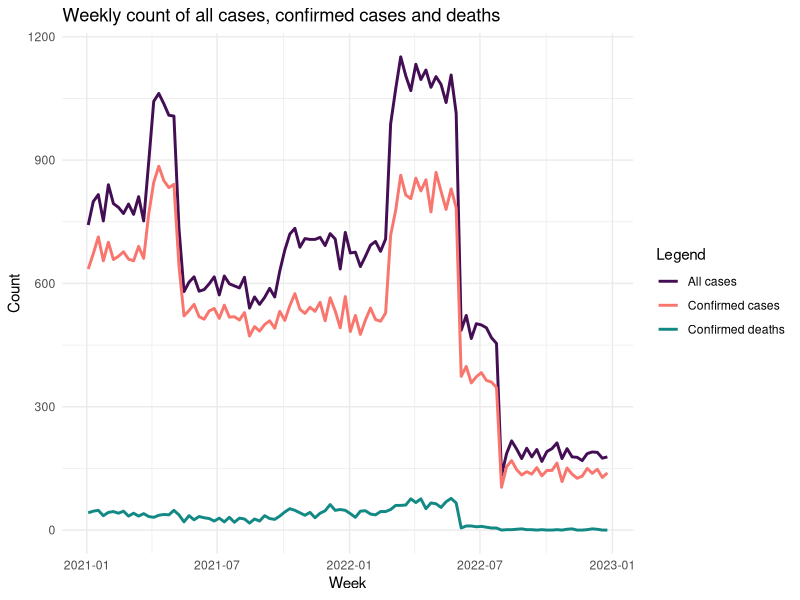
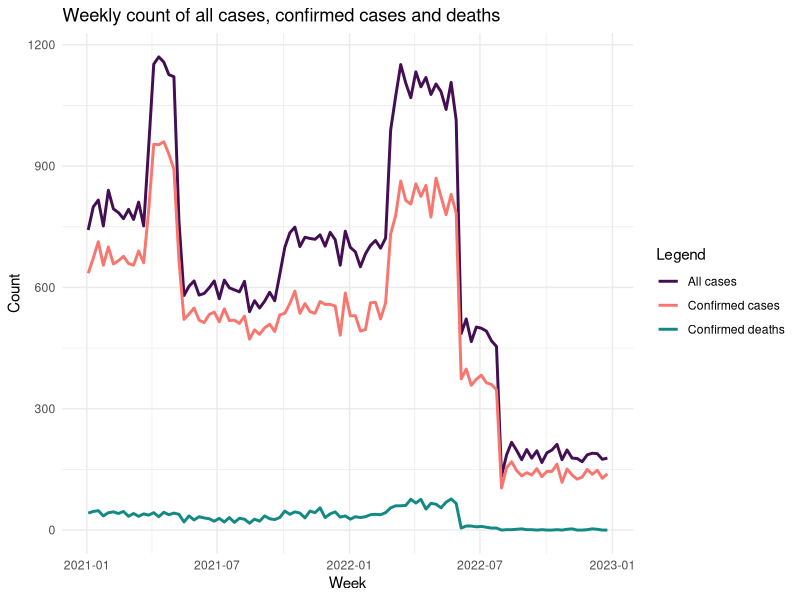

Recreate these plots in R, in order.
## ---- chunk 1
library(ggplot2)
library(dplyr)
library(lubridate)
## ---- chunk 2
generator <- function(start_date, end_date, n, percentage_confirmed, percentage_death) {
  
  # Set the seed for reproducibility
  set.seed(123)
  
  dates <- seq.Date(start_date, end_date, by = "day")
  
  # Randomly sample n dates from the range for individual cases
  sampled_dates <- sample(dates, n, replace = TRUE)
  
  # Generate ConfirmedCases column (1 = confirmed, 0 = not confirmed) based on the percentage
  confirmed <- rbinom(n, 1, percentage_confirmed)
  
  # Generate ConfirmedDeaths column (1 = death, 0 = no death) based on the percentage
  death <- rbinom(n, 1, percentage_death)
  
  # Create a data frame with the generated data (individual case reports)
  df <- data.frame(
    id        = 1:n,
    date      = sampled_dates,
    confirmed = confirmed,
    death     = death
  ) |>
    dplyr::mutate(death = ifelse(confirmed == 0, 0, death))
  
}
## ---- chunk 3
start_date_all <- as.Date("2021-01-01")
end_date <- as.Date("2021-03-31")
n <- 10132
percentage_confirmed <- 0.85
percentage_death <- 0.06
sdf1 <- generator(start_date_all, end_date, n, percentage_confirmed, percentage_death)

start_date <- as.Date("2021-04-01")
end_date <- as.Date("2021-05-10")
n <- 5873
percentage_confirmed <- 0.83
percentage_death <- 0.04
sdf2a <- generator(start_date, end_date, n, percentage_confirmed, percentage_death)

start_date <- as.Date("2021-04-01")
end_date <- as.Date("2021-05-10")
n <- 6525
percentage_confirmed <- 0.82
percentage_death <- 0.04
sdf2b <- generator(start_date, end_date, n, percentage_confirmed, percentage_death)

start_date <- as.Date("2021-05-11")
end_date <- as.Date("2021-09-30")
n <- 12000
percentage_confirmed <- 0.88
percentage_death <- 0.05
sdf3 <- generator(start_date, end_date, n, percentage_confirmed, percentage_death)

start_date <- as.Date("2021-10-01")
end_date <- as.Date("2022-02-28")
n <- 14993
percentage_confirmed <- 0.75
percentage_death <- 0.08
sdf4a <- generator(start_date, end_date, n, percentage_confirmed, percentage_death)

start_date <- as.Date("2021-10-01")
end_date <- as.Date("2022-02-28")
n <- 15308
percentage_confirmed <- 0.76
percentage_death <- 0.07
sdf4b <- generator(start_date, end_date, n, percentage_confirmed, percentage_death)

start_date <- as.Date("2022-03-01")
end_date <- as.Date("2022-06-03")
n <- 14900
percentage_confirmed <- 0.75
percentage_death <- 0.08
sdf5 <- generator(start_date, end_date, n, percentage_confirmed, percentage_death)

start_date <- as.Date("2022-06-04")
end_date <- as.Date("2022-07-31")
n <- 4000
percentage_confirmed <- 0.75
percentage_death <- 0.02
sdf6 <- generator(start_date, end_date, n, percentage_confirmed, percentage_death)

start_date <- as.Date("2022-08-04")
end_date <- as.Date("2022-12-31")
n <- 4000
percentage_confirmed <- 0.75
percentage_death <- 0.01
sdf7 <- generator(start_date, end_date, n, percentage_confirmed, percentage_death)
## ---- chunk 4
df1 <- sdf1 |>
  dplyr::bind_rows(sdf2a) |>
  dplyr::bind_rows(sdf3) |>
  dplyr::bind_rows(sdf4a) |>
  dplyr::bind_rows(sdf5) |>
  dplyr::bind_rows(sdf6) |>
  dplyr::bind_rows(sdf7) |>
  dplyr::mutate(week = lubridate::floor_date(date, unit = "week")) |>
  dplyr::filter(week >= start_date_all & week <= end_date)
## ---- chunk 5
df2 <- sdf1 |>
  dplyr::bind_rows(sdf2b) |>
  dplyr::bind_rows(sdf3) |>
  dplyr::bind_rows(sdf4b) |>
  dplyr::bind_rows(sdf5) |>
  dplyr::bind_rows(sdf6) |>
  dplyr::bind_rows(sdf7) |>
  dplyr::mutate(week = lubridate::floor_date(date, unit = "week")) |>
  dplyr::filter(week >= start_date_all & week <= end_date)
## ---- chunk 6
# Aggregate the data to get the weekly count of confirmed cases and deaths
weekly_data <- df1 |>
  group_by(week) |>
  summarise(count = n(),
            confirmed_count = sum(confirmed),
            death_count = sum(death))

# Plot the weekly confirmed cases and deaths
ggplot(weekly_data, aes(x = week)) +
  geom_line(aes(y = count, color           = "All cases"), size = 1) +
  geom_line(aes(y = confirmed_count, color = "Confirmed cases"), size = 1) +
  geom_line(aes(y = death_count, color     = "Confirmed deaths"), size = 1) +
  labs(title = "Weekly count of all cases, confirmed cases and deaths",
       x = "Week",
       y = "Count",
       color = "Legend") +
  scale_color_manual(values = c("All cases" = "#440e54",
                                "Confirmed cases" = "#f8766d",
                                "Confirmed deaths" = "#128984")) +
  theme_minimal()
## ---- chunk 7
# Aggregate the data to get the weekly count of confirmed cases and deaths
weekly_data <- df2 |>
  group_by(week) |>
  summarise(count = n(),
            confirmed_count = sum(confirmed),
            death_count = sum(death))

# Plot the weekly confirmed cases and deaths
ggplot(weekly_data, aes(x = week)) +
  geom_line(aes(y = count, color           = "All cases"), size = 1) +
  geom_line(aes(y = confirmed_count, color = "Confirmed cases"), size = 1) +
  geom_line(aes(y = death_count, color     = "Confirmed deaths"), size = 1) +
  labs(title = "Weekly count of all cases, confirmed cases and deaths",
       x = "Week",
       y = "Count",
       color = "Legend") +
  scale_color_manual(values = c("All cases" = "#440e54",
                                "Confirmed cases" = "#f8766d",
                                "Confirmed deaths" = "#128984")) +
  theme_minimal()
## ---- chunk 8
save(df1, file = "df1.RData")
save(df2, file = "df2.RData")
## ---- chunk 9
nrow(df1)
nrow(df2)
